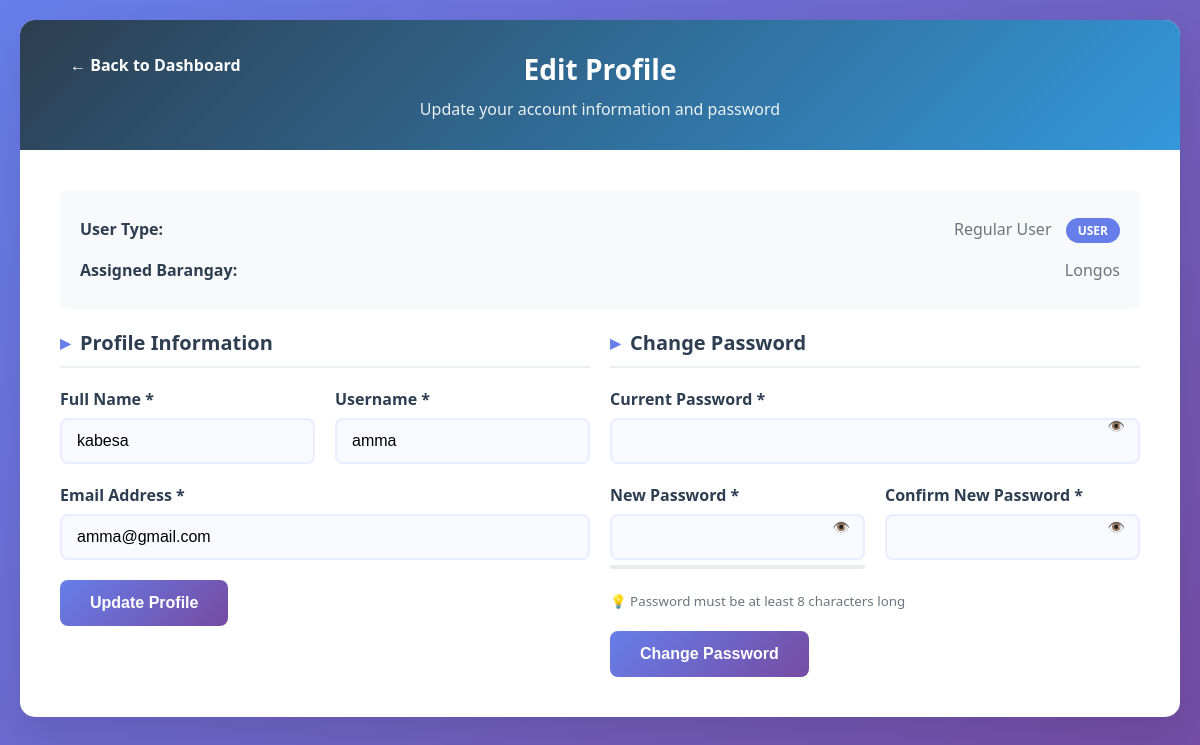
The page /edit-profile/ (signed in) on the database its author committed.
### backend/models.py (models this page shows, shortened)
class Barangay(models.Model):
    barangay_id = models.AutoField(primary_key=True)
    name = models.CharField(max_length=100)
    latitude = models.DecimalField(max_digits=9, decimal_places=6)
    longitude = models.DecimalField(max_digits=9, decimal_places=6)
    class Meta:
        verbose_name_plural = "Barangays"

class AccountManager(AbstractBaseUser, PermissionsMixin):
    user_id = models.AutoField(primary_key=True)
    name = models.CharField(max_length=100)
    email = models.EmailField(unique=True)
    username = models.CharField(max_length=50, unique=True)
    is_admin = models.BooleanField(default=False)
    objects = CustomUserManager()
    USERNAME_FIELD = 'username'
    REQUIRED_FIELDS = ['email', 'name']
    class Meta:
        verbose_name_plural = "Account Manager"

### backend/views.py (the view, shortened to what this page needs)
# urls.py: path('edit-profile/', views.edit_profile, name='edit-profile'),
@login_required
def edit_profile(request):
    try:
        if request.user.is_admin:
            user_data = AdminData.objects.get(admin_account=request.user)
            user_type = 'admin'
        else:
            user_data = UserData.objects.get(user_account=request.user)
            user_type = 'user'
    except (AdminData.DoesNotExist, UserData.DoesNotExist):
        user_data = None
        user_type = 'user'
    context = {
        'user_data': user_data,
        'user_type': user_type,
    }
    if request.user.is_admin:
        context.update({
            'admin_user': request.user.username,
            'admin_name': request.user.name,
        })
    else:
        context.update({
            'user_name': get_userInfo(request, 'name'),
            'user_username': get_userInfo(request, 'username'),
            'user_barangay': get_userInfo(request, 'barangay'),
        })
    return render(request, 'edit_profile.html', context)

### backend/views.py (called while the page is built)
def get_userInfo(request, col):
    try:
        user_data = UserData.objects.get(user_account=request.user)  # Changed from user to user_account
    except UserData.DoesNotExist:
        user_data = None
    user_info = {
        'name': getattr(request.user, 'name', request.user.username),  # Fallback to username
        'username': request.user.username,
        'email': request.user.email,
        'barangay': user_data.barangay.name if user_data and user_data.barangay else None,
        'barangay_id': user_data.barangay.barangay_id if user_data and user_data.barangay else None,
        'barangay_lat': user_data.barangay.latitude if user_data and user_data.barangay else None,
        'barangay_long': user_data.barangay.longitude if user_data and user_data.barangay else None,
    }
    return user_info.get(col, None)

### backend/templates/edit_profile.html (shortened to what this page needs)
<!doctype html>
<html lang="en">
  <head>
    <link rel="stylesheet" href="/static/backend/css/edit_profile.css" />
  </head>
  <body>
    <div class="container">
      <div class="header">
        <h1>Edit Profile</h1>
        <p>Update your account information and password</p>
      </div>
      <div class="content">
        <div class="profile-info">
          <div class="info-item">
            <span class="info-label">User Type:</span>
            <span class="info-value">
              {% if user.is_admin %} Administrator
              <span class="user-type-badge">ADMIN</span> {% else %} Regular User
              <span class="user-type-badge">USER</span>
              {% endif %}
            </span>
          </div>
          {% if not user.is_admin and user_barangay %}
          <div class="info-item">
            <span class="info-label">Assigned Barangay:</span>
            <span class="info-value">{{ user_barangay }}</span>
          </div>
          {% endif %}
        </div>
        <div class="flex">
          <div class="profile-section">
            <h2 class="section-title">Profile Information</h2>
            <form method="POST" action="{% url 'edit-profile' %}">
              <div class="form-row">
                <div class="form-group">
                  <label for="name">Full Name *</label>
                  <input
                    type="text"
                    id="name"
                    name="name"
                    value="{% firstof user.name user_data.name user.username %}"
                    required
                  />
                </div>
                <div class="form-group">
                  <label for="username">Username *</label>
                  <input
                    type="text"
                    id="username"
                    name="username"
                    value="{% firstof user.username user_data.username %}"
                    required
                  />
                </div>
              </div>
              <div class="form-group">
                <label for="email">Email Address *</label>
                <input
                  type="email"
                  id="email"
                  name="email"
                  value="{% firstof user.email user_data.email %}"
                  required
                />
              </div>
              <button type="submit" class="btn btn-primary">
                Update Profile
              </button>
            </form>
          </div>
          <div class="profile-section">
            <h2 class="section-title">Change Password</h2>
            <form method="POST" action="{% url 'change-password' %}">
              <div class="form-group password-toggle">
                <label for="current_password">Current Password *</label>
                <input
                  type="password"
                  id="current_password"
                  name="current_password"
                  required
                />
                <button
                  type="button"
                  class="toggle-password"
                  onclick="togglePassword('current_password')"
                >
                  👁️
                </button>
              </div>
              <div class="form-row">
                <div class="form-group password-toggle">
                  <label for="new_password">New Password *</label>
                  <input
                    type="password"
                    id="new_password"
                    name="new_password"
                    required
                  />
                  <button
                    type="button"
                    class="toggle-password"
                    onclick="togglePassword('new_password')"
                  >
                    👁️
                  </button>
                  <div id="password-strength" class="password-strength"></div>
                </div>
                <div class="form-group password-toggle">
                  <label for="confirm_password">Confirm New Password *</label>
                  <input
                    type="password"
                    id="confirm_password"
                    name="confirm_password"
                    required
                  />
                  <button
                    type="button"
                    class="toggle-password"
                    onclick="togglePassword('confirm_password')"
                  >
                    👁️
                  </button>
                </div>
              </div>
              <div class="form-group">
                <small style="color: #6c757d">
                  💡 Password must be at least 8 characters long
                </small>
              </div>
              <button type="submit" class="btn btn-primary">
                Change Password
              </button>
            </form>
          </div>
        </div>
        <div class="nav-buttons">
          <div>
            {% if user.is_admin %}
            <a href="{% url 'admin-panel' %}" class="btn btn-secondary">
              ← Back to Admin Panel
            </a>
            {% else %}
            <a href="{% url 'dashboard' %}" class="btn btn-secondary">
              ← Back to Dashboard
            </a>
            {% endif %}
          </div>
        </div>
      </div>
    </div>
  </body>
</html>

### backend/static/backend/css/edit_profile.css (style rules this page uses)
* { margin: 0; padding: 0; box-sizing: border-box; }
body { font-family: "Segoe UI", Tahoma, Geneva, Verdana, sans-serif; background: linear-gradient(135deg, #667eea 0%, #764ba2 100%); min-height: 100vh; width: 100%; position: relative; }
.container { max-width: 100%; background: white; border-radius: 15px; box-shadow: 0 20px 40px rgba(0, 0, 0, 0.1); overflow: hidden; margin: 20px; }
.header { background: linear-gradient(135deg, #2c3e50 0%, #3498db 100%); color: white; padding: 30px; text-align: center; }
.header h1 { font-size: 28px; margin-bottom: 10px; }
.header p { opacity: 0.9; font-size: 16px; }
.content { padding: 40px; }
.profile-section { margin-bottom: 40px; }
.section-title { font-size: 20px; color: #2c3e50; margin-bottom: 20px; padding-bottom: 10px; border-bottom: 2px solid #ecf0f1; }
.form-group { margin-bottom: 20px; }
.form-row { display: flex; gap: 20px; margin-bottom: 20px; }
.form-row .form-group { flex: 1; margin-bottom: 0; }
label { display: block; margin-bottom: 8px; font-weight: 600; color: #2c3e50; }
input, select { width: 100%; padding: 12px 15px; border: 2px solid #e8eeff; border-radius: 8px; font-size: 16px; transition: all 0.3s ease; background-color: #f8faff; }
.btn { padding: 14px 30px; border: none; border-radius: 8px; font-size: 16px; font-weight: 600; cursor: pointer; transition: all 0.3s ease; margin-right: 10px; text-decoration: none; display: inline-block; text-align: center; }
.btn-primary { background: linear-gradient(135deg, #667eea 0%, #764ba2 100%); color: white; }
.btn-secondary { color: white; }
.password-toggle { position: relative; }
.toggle-password { position: absolute; right: 15px; top: 50%; transform: translateY(-50%); background: none; border: none; color: #667eea; cursor: pointer; font-size: 14px; }
.nav-buttons { display: flex; justify-content: space-between; padding-top: 20px; position: absolute; top: 0; left: 40px; }
.user-type-badge { display: inline-block; padding: 4px 12px; background: #667eea; color: white; border-radius: 20px; font-size: 12px; font-weight: 600; margin-left: 10px; }
.profile-info { background: #f8f9fa; padding: 20px; border-radius: 8px; margin-bottom: 20px; }
.info-item { display: flex; justify-content: space-between; padding: 8px 0; }
.info-label { font-weight: 600; color: #2c3e50; }
.info-value { color: #6c757d; }
.form-group { animation: fadeInUp 0.5s ease; }
.profile-section:last-child { margin-bottom: 0; }
.section-title::before { content: "▸"; margin-right: 10px; color: #667eea; }
.password-strength { height: 4px; border-radius: 2px; margin-top: 5px; background: #e9ecef; overflow: hidden; }
.flex { width: 100%; display: grid; grid-template-columns: 1fr 1fr; gap: 20px; }

### rows shown on the page
Barangay: name "Longos"
AccountManager: name "kabesa", username "amma", email "amma@gmail.com"
